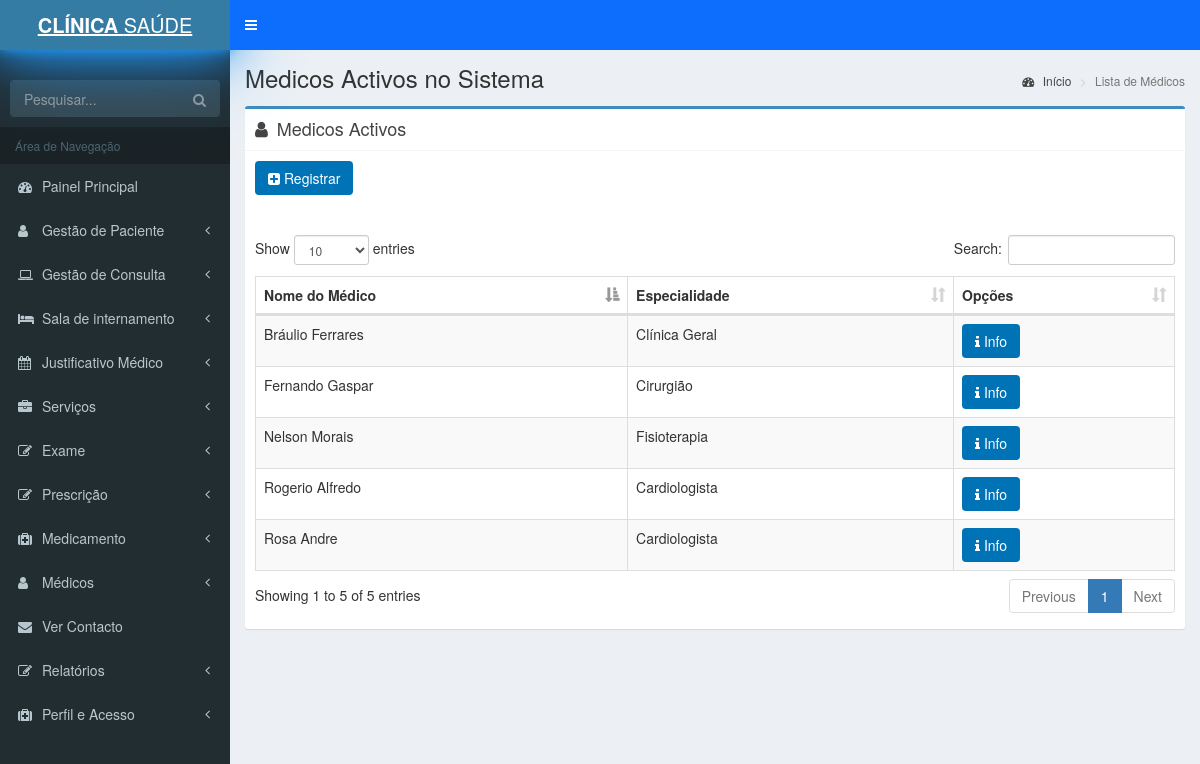
Page /medico/listdotor.php on the committed database.
### tables this page shows
CREATE TABLE `medicos` (
  `id_medico` int(10) UNSIGNED NOT NULL,
  `nomemedico` varchar(50) DEFAULT NULL,
  `especialidade` varchar(200) DEFAULT NULL,
  `emaildomedico` varchar(200) DEFAULT NULL,
  `numerodetelefone` varchar(200) DEFAULT NULL,
  `morada` text DEFAULT NULL,
  `timework` text DEFAULT NULL,
  `imageupload` varchar(500) DEFAULT NULL
);

### medico/listdotor.php (the view, shortened to what this page needs)
<?php include"../Include/header.php";?>
<?php include"../Include/sidebar.php";?>
<?php
include("../inc/connect.php");
$query=mysqli_query ($connection,"SELECT `id_medico`,`nomemedico`,`especialidade` FROM medicos") or die (mysqli_error($connection));
$row1=mysql_fetch_all($query);
function mysql_fetch_all($query)
{
    $all = array();
    while ($all[] = mysqli_fetch_assoc($query)) {$temp=$all;}
    return $temp;
}
 ?>
 <link rel="stylesheet" href="../bootstrap/css/bootstrap.min.css" type="text/css">
<div class="content-wrapper">
    <section class="content-header">
      <h1>
         Medicos Activos no Sistema
      </h1>
      <ol class="breadcrumb">
        <li><a href="../Index"><i class="fa fa-dashboard"></i> Início</a></li>
        <li class="active">Lista de Médicos</li>
      </ol>
    </section>
    <section class="content">
      <div class="row">
  <div class="col-xs-12">
    <div class="box box-primary">
      <div class="box-header with-border ">
        <i class="fa fa-user"></i> <h3 class="box-title">Medicos Activos</h3>
      </div>
         <div class="box-header">
         <a href="createdotor.php"><button  data-toggle="modal" data-target="#myModal" class= "btn bg-blue" type="button" ><i class="fa fa-plus-square"></i> Registrar</button></a>
    </div>
<td>
<div class="box-body">
              <table id="example1" class="table table-bordered table-striped table-hover">
  <thead>
 <tr>
  <th>Nome do Médico</th>
  <th>Especialidade</th>
  <th>Opções</th>
</tr>
</thead>
<tbody>
<?php
     foreach ($row1 as $row)
      {
?> <tr>
<td><?php echo $row['nomemedico'];?></td>
<td><?php echo $row['especialidade'];?></td>
<td>
 <a href="medicoinfo.php?id_medico=<?php echo $row['id_medico']; ?>"><span class="btn bg-blue"><i class="fa fa-info"></i> Info</span>
  </span></a>
</tr>
<?php }  ?>
  </tbody>
</table>
</div>
        </div>
      </div>
      </div>
    </section>
  </div>
 <?php include"../Include/footer.php";?>

### rows in the picture
medicos: nomemedico "Bráulio Ferrares", especialidade "Clínica Geral"
medicos: nomemedico "Rosa Andre", especialidade "Cardiologista"
medicos: nomemedico "Nelson Morais", especialidade "Fisioterapia"
medicos: nomemedico "Rogerio Alfredo", especialidade "Cardiologista"
medicos: nomemedico "Fernando Gaspar", especialidade "Cirurgião"
